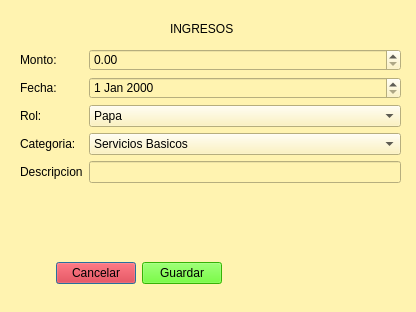
<?xml version="1.0" encoding="UTF-8"?>
<ui version="4.0">
 <class>Dialog_aggegre</class>
 <widget class="QDialog" name="Dialog_aggegre">
  <property name="geometry">
   <rect>
    <x>0</x>
    <y>0</y>
    <width>416</width>
    <height>312</height>
   </rect>
  </property>
  <property name="windowTitle">
   <string>Mienbros de la faamilia</string>
  </property>
  <property name="windowIcon">
   <iconset resource="icons.qrc">
    <normaloff>:/img/icons/icon.ico</normaloff>:/img/icons/icon.ico</iconset>
  </property>
  <property name="styleSheet">
   <string notr="true">background-color: rgb(255, 243, 176);</string>
  </property>
  <widget class="QLabel" name="label_2">
   <property name="geometry">
    <rect>
     <x>170</x>
     <y>20</y>
     <width>81</width>
     <height>17</height>
    </rect>
   </property>
   <property name="text">
    <string>INGRESOS</string>
   </property>
  </widget>
  <widget class="QWidget" name="layoutWidget">
   <property name="geometry">
    <rect>
     <x>20</x>
     <y>49</y>
     <width>381</width>
     <height>201</height>
    </rect>
   </property>
   <layout class="QFormLayout" name="formLayout">
    <item row="0" column="0">
     <widget class="QLabel" name="label_3">
      <property name="text">
       <string>Monto:</string>
      </property>
     </widget>
    </item>
    <item row="0" column="1">
     <widget class="QDoubleSpinBox" name="Inmonto">
      <property name="toolTip">
       <string/>
      </property>
      <property name="maximum">
       <double>999999.989999999990687</double>
      </property>
     </widget>
    </item>
    <item row="1" column="0">
     <widget class="QLabel" name="label">
      <property name="text">
       <string>Fecha:</string>
      </property>
     </widget>
    </item>
    <item row="1" column="1">
     <widget class="QDateEdit" name="Infecha"/>
    </item>
    <item row="2" column="0">
     <widget class="QLabel" name="label_6">
      <property name="text">
       <string>Rol:</string>
      </property>
     </widget>
    </item>
    <item row="2" column="1">
     <widget class="QComboBox" name="Inrol">
      <item>
       <property name="text">
        <string>Papa</string>
       </property>
      </item>
      <item>
       <property name="text">
        <string>Mama</string>
       </property>
      </item>
      <item>
       <property name="text">
        <string>Hijo</string>
       </property>
      </item>
      <item>
       <property name="text">
        <string>Hija</string>
       </property>
      </item>
      <item>
       <property name="text">
        <string>Abuelo</string>
       </property>
      </item>
      <item>
       <property name="text">
        <string>Abuela</string>
       </property>
      </item>
      <item>
       <property name="text">
        <string>Otro miembro</string>
       </property>
      </item>
     </widget>
    </item>
    <item row="3" column="0">
     <widget class="QLabel" name="label_4">
      <property name="text">
       <string>Categoria:</string>
      </property>
     </widget>
    </item>
    <item row="3" column="1">
     <widget class="QComboBox" name="Incategoria_1">
      <item>
       <property name="text">
        <string>Servicios Basicos</string>
       </property>
      </item>
      <item>
       <property name="text">
        <string>Arriendo</string>
       </property>
      </item>
      <item>
       <property name="text">
        <string>Alimentacion</string>
       </property>
      </item>
      <item>
       <property name="text">
        <string>Vestimenta</string>
       </property>
      </item>
      <item>
       <property name="text">
        <string>Salud</string>
       </property>
      </item>
      <item>
       <property name="text">
        <string>Educación</string>
       </property>
      </item>
      <item>
       <property name="text">
        <string>Turismo</string>
       </property>
      </item>
      <item>
       <property name="text">
        <string>Otros</string>
       </property>
      </item>
     </widget>
    </item>
    <item row="4" column="0">
     <widget class="QLabel" name="label_5">
      <property name="text">
       <string>Descripcion</string>
      </property>
     </widget>
    </item>
    <item row="4" column="1">
     <widget class="QLineEdit" name="Indescripcion"/>
    </item>
   </layout>
  </widget>
  <widget class="QWidget" name="layoutWidget">
   <property name="geometry">
    <rect>
     <x>20</x>
     <y>260</y>
     <width>202</width>
     <height>27</height>
    </rect>
   </property>
   <layout class="QHBoxLayout" name="horizontalLayout">
    <item>
     <widget class="QWidget" name="widget" native="true"/>
    </item>
    <item>
     <widget class="QPushButton" name="btncancelar">
      <property name="styleSheet">
       <string notr="true">background-color: rgb(224, 27, 36);</string>
      </property>
      <property name="text">
       <string>Cancelar</string>
      </property>
     </widget>
    </item>
    <item>
     <widget class="QPushButton" name="btnguardar">
      <property name="styleSheet">
       <string notr="true">background-color: rgb(76, 251, 9);</string>
      </property>
      <property name="text">
       <string>Guardar</string>
      </property>
     </widget>
    </item>
   </layout>
  </widget>
 </widget>
 <resources>
  <include location="icons.qrc"/>
 </resources>
 <connections/>
</ui>
